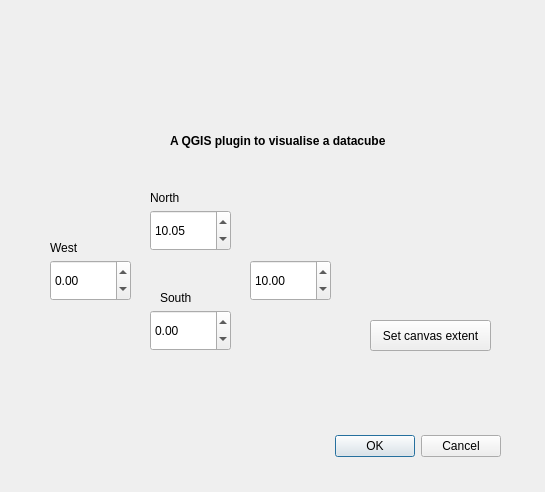
<?xml version="1.0" encoding="UTF-8"?>
<ui version="4.0">
 <class>Dialog</class>
 <widget class="QDialog" name="Dialog">
  <property name="geometry">
   <rect>
    <x>0</x>
    <y>0</y>
    <width>545</width>
    <height>492</height>
   </rect>
  </property>
  <property name="windowTitle">
   <string>Dialog</string>
  </property>
  <widget class="QLabel" name="Description">
   <property name="geometry">
    <rect>
     <x>170</x>
     <y>120</y>
     <width>291</width>
     <height>41</height>
    </rect>
   </property>
   <property name="font">
    <font>
     <pointsize>9</pointsize>
     <weight>75</weight>
     <bold>true</bold>
    </font>
   </property>
   <property name="text">
    <string>A QGIS plugin to visualise a datacube</string>
   </property>
  </widget>
  <widget class="QLabel" name="label_9">
   <property name="geometry">
    <rect>
     <x>60</x>
     <y>40</y>
     <width>401</width>
     <height>101</height>
    </rect>
   </property>
   <property name="text">
    <string/>
   </property>
   <property name="pixmap">
    <pixmap resource="resources.qrc">:/plugins/assimila_datacube/assimila_namelogo.png</pixmap>
   </property>
   <property name="scaledContents">
    <bool>true</bool>
   </property>
  </widget>
  <widget class="QPushButton" name="btn_extent">
   <property name="geometry">
    <rect>
     <x>370</x>
     <y>320</y>
     <width>121</width>
     <height>31</height>
    </rect>
   </property>
   <property name="text">
    <string>Set canvas extent</string>
   </property>
  </widget>
  <widget class="QDoubleSpinBox" name="N_spinBox">
   <property name="geometry">
    <rect>
     <x>150</x>
     <y>210</y>
     <width>81</width>
     <height>41</height>
    </rect>
   </property>
   <property name="minimum">
    <double>-90.000000000000000</double>
   </property>
   <property name="maximum">
    <double>90.000000000000000</double>
   </property>
   <property name="value">
    <double>10.050000000000001</double>
   </property>
  </widget>
  <widget class="QLabel" name="label_5">
   <property name="geometry">
    <rect>
     <x>150</x>
     <y>190</y>
     <width>91</width>
     <height>16</height>
    </rect>
   </property>
   <property name="text">
    <string>North</string>
   </property>
  </widget>
  <widget class="QDoubleSpinBox" name="W_spinBox">
   <property name="geometry">
    <rect>
     <x>50</x>
     <y>260</y>
     <width>81</width>
     <height>41</height>
    </rect>
   </property>
   <property name="minimum">
    <double>-180.000000000000000</double>
   </property>
   <property name="maximum">
    <double>180.000000000000000</double>
   </property>
  </widget>
  <widget class="QDoubleSpinBox" name="S_spinBox">
   <property name="geometry">
    <rect>
     <x>150</x>
     <y>310</y>
     <width>81</width>
     <height>41</height>
    </rect>
   </property>
   <property name="minimum">
    <double>-90.000000000000000</double>
   </property>
   <property name="maximum">
    <double>90.000000000000000</double>
   </property>
  </widget>
  <widget class="QDialogButtonBox" name="buttonBox">
   <property name="geometry">
    <rect>
     <x>160</x>
     <y>430</y>
     <width>341</width>
     <height>32</height>
    </rect>
   </property>
   <property name="orientation">
    <enum>Qt::Horizontal</enum>
   </property>
   <property name="standardButtons">
    <set>QDialogButtonBox::Cancel|QDialogButtonBox::Ok</set>
   </property>
  </widget>
  <widget class="QLabel" name="label_7">
   <property name="geometry">
    <rect>
     <x>50</x>
     <y>240</y>
     <width>91</width>
     <height>16</height>
    </rect>
   </property>
   <property name="text">
    <string>West</string>
   </property>
  </widget>
  <widget class="QLabel" name="label_6">
   <property name="geometry">
    <rect>
     <x>160</x>
     <y>290</y>
     <width>91</width>
     <height>16</height>
    </rect>
   </property>
   <property name="text">
    <string>South</string>
   </property>
  </widget>
  <widget class="QDoubleSpinBox" name="E_spinBox">
   <property name="geometry">
    <rect>
     <x>250</x>
     <y>260</y>
     <width>81</width>
     <height>41</height>
    </rect>
   </property>
   <property name="minimum">
    <double>-180.000000000000000</double>
   </property>
   <property name="maximum">
    <double>180.000000000000000</double>
   </property>
   <property name="value">
    <double>10.000000000000000</double>
   </property>
  </widget>
 </widget>
 <connections/>
</ui>
